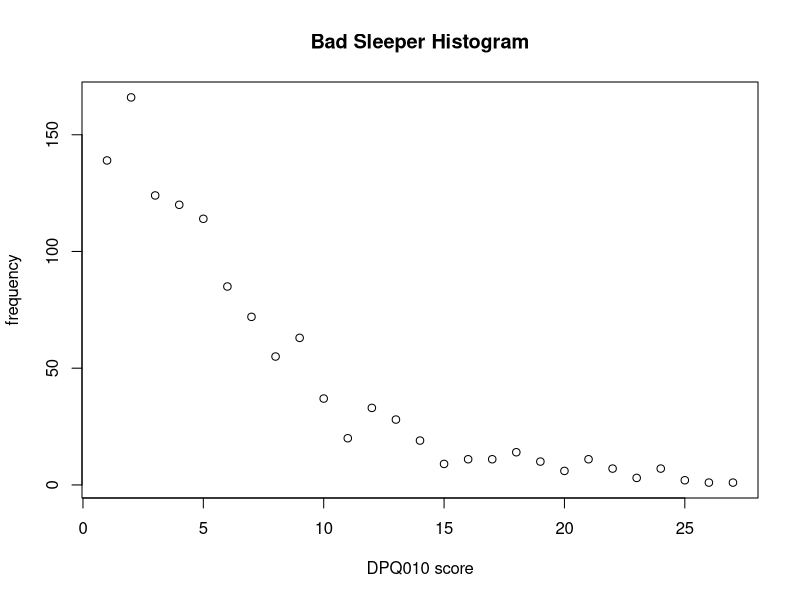
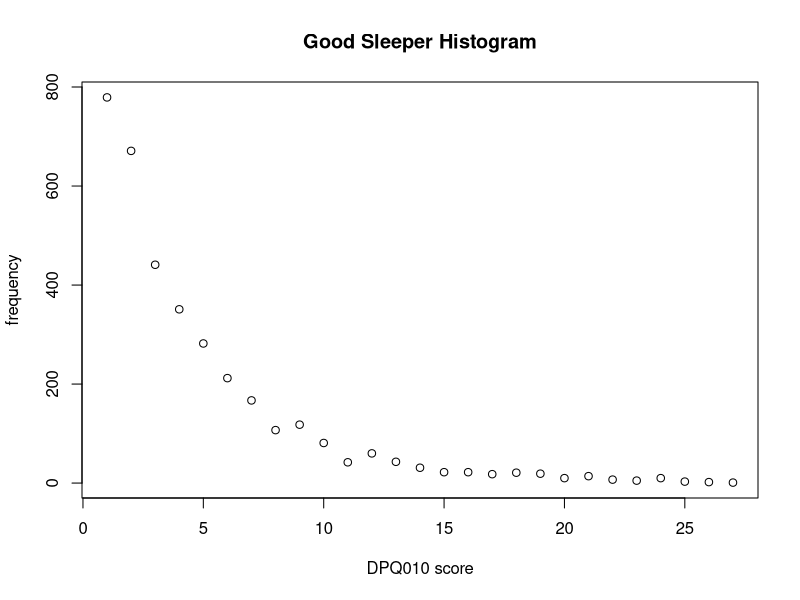

These figures' R source, in order:
## ---- chunk 1
library(dplyr)
# reading data files
cleanD = read.csv(file = "CleanD.csv")
cleanSleep = read.csv(file = "cleanSleep.csv")
depScore = cleanD[2]
depScore[2] = cleanD[3]
# summing depression score
for(i in 4:11) {depScore[2] = depScore[2] + cleanD[i]}

#merging of sleep and depression datasets for analysis
goodSleep = merge(cleanSleep, depScore, type = "inner")
badSleep = merge(cleanSleep, depScore, type = "inner")

#poor sleepers
badSleep = badSleep %>% filter(SLQ120 > 2)

#good sleepers
depRest = goodSleep %>% filter(SLQ120 <3)
## ---- chunk 2
plot(count(badSleep, DPQ010), xlab = "DPQ010 score", ylab = "frequency", main ="Bad Sleeper Histogram")
## ---- chunk 3
plot(count(goodSleep,DPQ010), xlab = "DPQ010 score", ylab = "frequency", main = "Good Sleeper Histogram")
## ---- chunk 4
#filter by depression score
depSleepy = badSleep %>% filter(DPQ010 > 9)
hapSleepy = badSleep %>% filter(DPQ010 < 10)
depRest = goodSleep %>% filter(DPQ010 > 9)
hapRest = goodSleep %>% filter(DPQ010 < 10)

crd = nrow(depSleepy)/(nrow(depSleepy) + nrow(depRest)) - nrow(hapSleepy)/(nrow(hapSleepy) + nrow(hapRest))
